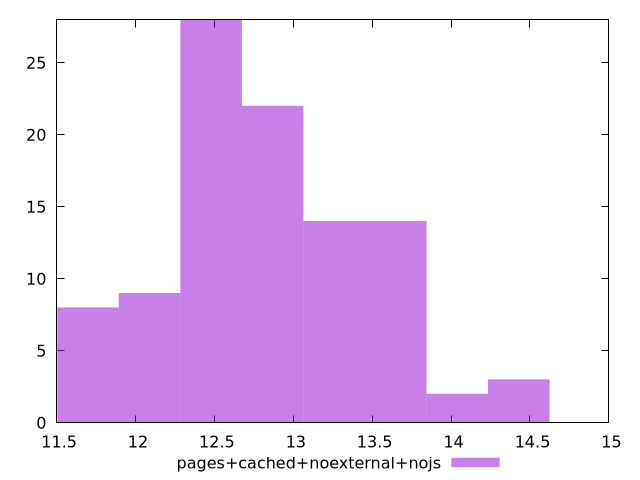

Generate this figure with gnuplot:
$_pagesCachedNoexternalNojs <<EOF
13.259125760752498 14
12.479177186590587 28
12.869151473671542 22
14.429048621995365 3
14.03907433491441 2
12.089202899509631 9
13.649100047833453 14
11.699228612428675 8
EOF
set key outside below
set terminal pngcairo
set output "report_00005_2020-11-02T22-26-11.212Z/bootup-time/pages+cached+noexternal+nojs//raw_hist.png"
set yrange [0:28]
set boxwidth 0.38997428708095583
set style fill transparent solid 0.5 noborder
plot $_pagesCachedNoexternalNojs title "pages+cached+noexternal+nojs" with boxes ,
